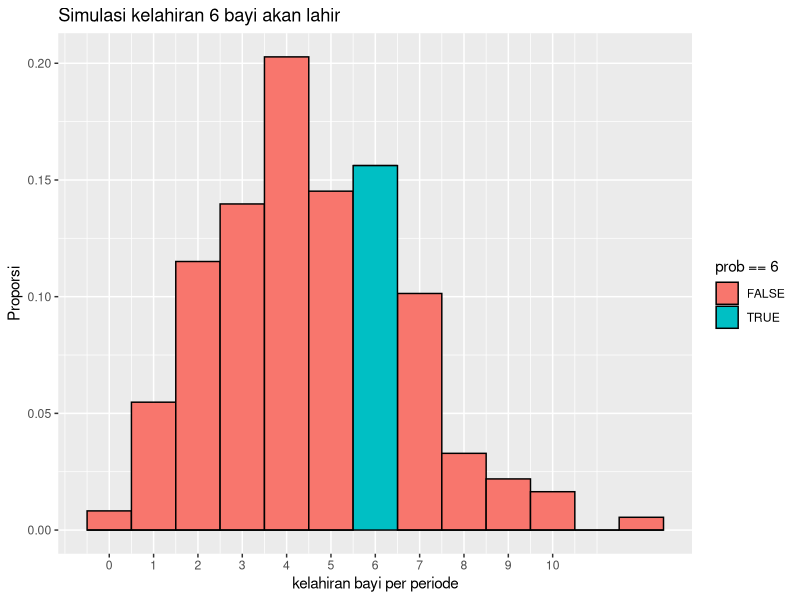

Generate this figure with R:
# bagian a
x = 6
l = 4.5

dpois(x, l)

# bagian b
n = 365

library(dplyr)
library(ggplot2)

bayi = data.frame(prob = rpois(n = n, lambda = l))

bayi %>% ggplot() +
  geom_histogram(aes(x = prob, 
                     y = stat(count / sum(count)), 
                     fill = prob == 6),
                     binwidth = 1, 
                 color = "black") +
  scale_x_continuous(breaks = 0:10) +
  labs(title = "Simulasi kelahiran 6 bayi akan lahir",
       x = "kelahiran bayi per periode",
       y = "Proporsi")

bayi %>% dplyr::summarize(enam_bayi = sum(bayi$prob == 6) / n())

# bagian c
# Hasil dari poin a dan poin b memliki nilai yang tidak begitu berbeda

# bagian d
# mean
l
#variance
l

